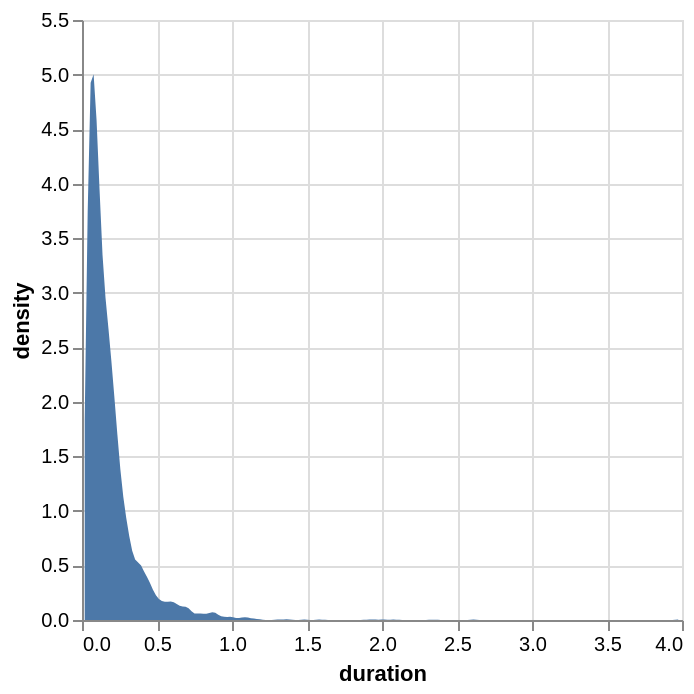

Notebook source saved alongside this figure:
### Markdown cell above
## Plotting Series

### Code cell
trips_speed["duration"].plot.kde()

### Figure 1 — Vega specification as saved in the notebook (floating-point values rounded to 4 significant figures; data arrays with more than 128 entries replaced by an {"elided": "..."} marker saying what was removed)
{"$schema": "https://vega.github.io/schema/vega/v5.json", "data": [{"name": "_server_source_0", "values": {"elided": "4963 records"}}, {"name": "param_4_store"}, {"name": "source_0", "source": "_server_source_0", "transform": [{"type": "kde", "as": ["duration", "density"], "field": "duration", "resolve": "shared"}, {"type": "impute", "field": "density", "key": "duration", "method": "value", "groupby": [], "value": 0}, {"type": "stack", "field": "density", "groupby": ["duration"], "sort": {"field": [], "order": []}, "as": ["density_start", "density_end"], "offset": "zero"}, {"type": "project", "fields": ["density", "density_end", "density_start", "duration"]}]}, {"name": "source_0_x_domain_duration", "source": "source_0", "transform": [{"type": "formula", "expr": "+datum['duration']", "as": "duration"}, {"type": "aggregate", "groupby": [], "fields": ["duration", "duration"], "ops": ["min", "max"], "as": ["min", "max"]}]}], "signals": [{"name": "unit", "value": {}, "on": [{"events": "pointermove", "update": "isTuple(group()) ? group() : unit"}]}, {"name": "param_4", "update": "vlSelectionResolve(\"param_4_store\", \"union\")"}, {"name": "param_4_duration", "on": [{"events": [{"source": "view", "type": "dblclick"}], "update": "null"}, {"events": {"signal": "param_4_translate_delta"}, "update": "panLinear(param_4_translate_anchor.extent_x, -param_4_translate_delta.x / width)"}, {"events": {"signal": "param_4_zoom_delta"}, "update": "zoomLinear(domain(\"x\"), param_4_zoom_anchor.x, param_4_zoom_delta)"}]}, {"name": "param_4_density", "on": [{"events": [{"source": "view", "type": "dblclick"}], "update": "null"}, {"events": {"signal": "param_4_translate_delta"}, "update": "panLinear(param_4_translate_anchor.extent_y, param_4_translate_delta.y / height)"}, {"events": {"signal": "param_4_zoom_delta"}, "update": "zoomLinear(domain(\"y\"), param_4_zoom_anchor.y, param_4_zoom_delta)"}]}, {"name": "param_4_tuple", "on": [{"events": [{"signal": "param_4_duration || param_4_density"}], "update": "param_4_duration && param_4_density ? {unit: \"\", fields: param_4_tuple_fields, values: [param_4_duration,param_4_density]} : null"}]}, {"name": "param_4_tuple_fields", "value": [{"field": "duration", "channel": "x", "type": "R"}, {"field": "density", "channel": "y", "type": "R"}]}, {"name": "param_4_translate_anchor", "value": {}, "on": [{"events": [{"source": "scope", "type": "pointerdown"}], "update": "{x: x(unit), y: y(unit), extent_x: domain(\"x\"), extent_y: domain(\"y\")}"}]}, {"name": "param_4_translate_delta", "value": {}, "on": [{"events": [{"source": "window", "between": [{"source": "scope", "type": "pointerdown"}, {"source": "window", "type": "pointerup"}], "type": "pointermove", "consume": true}], "update": "{x: param_4_translate_anchor.x - x(unit), y: param_4_translate_anchor.y - y(unit)}"}]}, {"name": "param_4_zoom_anchor", "on": [{"events": [{"source": "scope", "type": "wheel", "consume": true}], "update": "{x: invert(\"x\", x(unit)), y: invert(\"y\", y(unit))}"}]}, {"name": "param_4_zoom_delta", "on": [{"events": [{"source": "scope", "consume": true, "type": "wheel"}], "update": "pow(1.001, event.deltaY * pow(16, event.deltaMode))", "force": true}]}, {"name": "param_4_modify", "on": [{"events": {"signal": "param_4_tuple"}, "update": "modify(\"param_4_store\", param_4_tuple, true)"}]}], "marks": [{"type": "area", "name": "marks", "from": {"data": "source_0"}, "sort": {"field": "x"}, "encode": {"update": {"defined": {"signal": "isValid(datum[\"duration\"]) && isFinite(+datum[\"duration\"]) && isValid(datum[\"density\"]) && isFinite(+datum[\"density\"])"}, "tooltip": {"signal": "{\"duration\": format(datum[\"duration\"], \"\"), \"density\": format(datum[\"density\"], \"\")}"}, "fill": {"value": "#4c78a8"}, "y2": {"field": "density_start", "scale": "y"}, "x": {"field": "duration", "scale": "x"}, "orient": {"value": "vertical"}, "y": {"field": "density_end", "scale": "y"}}}, "style": ["area"], "interactive": true, "clip": true}], "scales": [{"name": "x", "type": "linear", "domain": [{"signal": "(data(\"source_0_x_domain_duration\")[0] || {}).min"}, {"signal": "(data(\"source_0_x_domain_duration\")[0] || {}).max"}], "range": [0, {"signal": "width"}], "domainRaw": {"signal": "param_4[\"duration\"]"}, "zero": false, "nice": true}, {"name": "y", "type": "linear", "domain": {"data": "source_0", "fields": ["density_start", "density_end"]}, "range": [{"signal": "height"}, 0], "zero": true, "nice": true, "domainRaw": {"signal": "param_4[\"density\"]"}}], "axes": [{"scale": "x", "minExtent": 0, "zindex": 0, "labels": false, "tickCount": {"signal": "ceil(width/40)"}, "orient": "bottom", "gridScale": "y", "grid": true, "maxExtent": 0, "ticks": false, "aria": false, "domain": false}, {"scale": "y", "grid": true, "minExtent": 0, "maxExtent": 0, "orient": "left", "domain": false, "gridScale": "x", "zindex": 0, "labels": false, "ticks": false, "tickCount": {"signal": "ceil(height/40)"}, "aria": false}, {"scale": "x", "orient": "bottom", "zindex": 0, "labelFlush": true, "title": "duration", "labelOverlap": true, "grid": false, "tickCount": {"signal": "ceil(width/40)"}}, {"scale": "y", "labelOverlap": true, "zindex": 0, "grid": false, "orient": "left", "title": "density", "tickCount": {"signal": "ceil(height/40)"}}], "width": 300, "style": "cell", "background": "white", "padding": 5, "height": 300}
